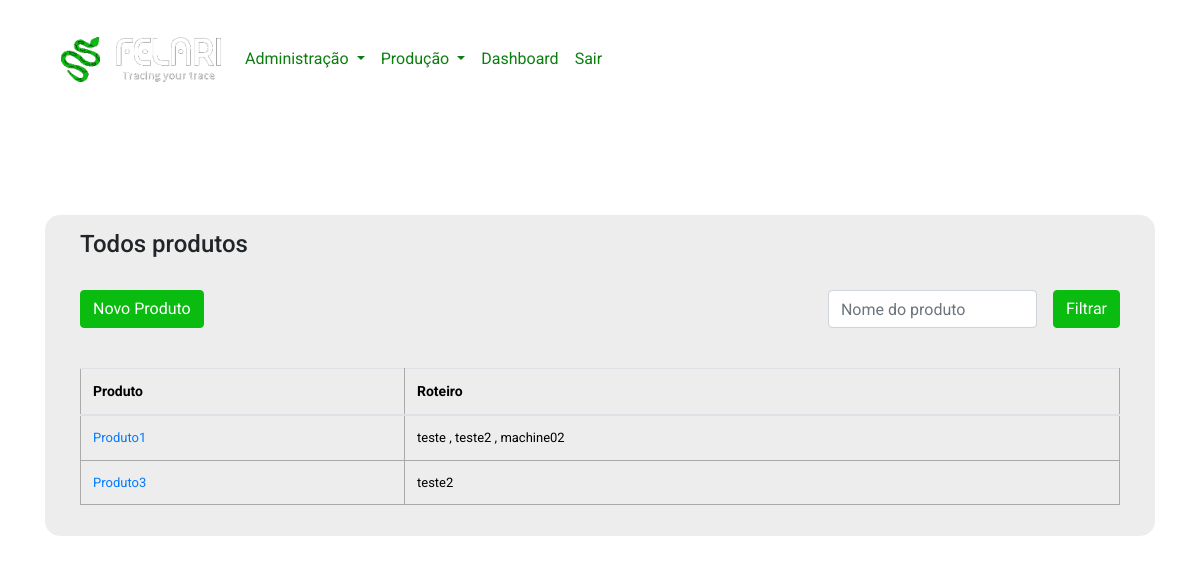
The page /products (signed in) on the database its author committed.
### app.py (models this page shows)
class Product(db.Model):
    id = db.Column(db.Integer, primary_key=True)
    nome = db.Column(db.String(100), nullable=False)
    ultima_producao = db.Column(db.DateTime)
    access_points = db.relationship('AccessPoint', secondary=products_access_points, backref=db.backref('products', lazy='dynamic'))

class AccessPoint(db.Model):
    id = db.Column(db.Integer, primary_key=True)
    name = db.Column(db.String(100), unique=True, nullable=False)

### app.py (the view)
@app.route('/products', methods=['GET', 'POST'])
@login_required
def products():
    form = TaskForm()
    produtos = Product.query.all()
    access_points = AccessPoint.query.all()
    if request.method == 'POST':
        produto_nome = request.form['nome']
        produtos = Product.query.filter(Product.nome.ilike(f"%{produto_nome}%")).all()
    return render_template('products.html', produtos=produtos, access_points=access_points, form=form)

### app.py
class TaskForm(FlaskForm):
    content = StringField(validators=[DataRequired(), Length(min=5, max=200)])
    submit = SubmitField('Atualizar')

### app.py (called while the page is built)
@login_manager.user_loader
def load_user(user_id):
    return User.query.get(int(user_id))

### templates/products.html (shortened to what this page needs)
{% extends 'base.html' %}
{% block head %}
<link rel="stylesheet" href="{{ url_for('static', filename='css/styles.css') }}">
{% endblock %}
{% block body %}
<div class="produtos py-5">
    <div class="container">
        <div class="row">
            <div class="col-12">
                <div class="produtos-container">
                    <div class="row">
                        <div class="col-12">
                            <h4>Todos produtos</h4>
                        </div>
                        <div class="col-12 py-4">
                            <div class="d-flex align-items-center justify-content-between w-100 h-100">
                                <button type="button" class="btn btn-primary" data-toggle="modal" data-target="#modalNovoProduto">Novo Produto</button>
                                <div class="d-flex align-items-center justify-content-center">
                                    <form method="POST" class="d-flex align-items-center justify-content-center">
                                        <input class="form-control" type="text" placeholder="Nome do produto" name="nome">
                                        <button type="submit" class="ml-3 btn btn-primary">Filtrar</button>
                                    </form>
                                </div>
                            </div>
                        </div>
                        <div class="col-12 mt-3">
                            <div class="table-responsive">
                                <table class="table">
                                    <thead>
                                        <tr>
                                            <th>Produto</th>
                                            <th>Roteiro</th>
                                        </tr>
                                    </thead>
                                    <tbody>
                                        {% for produto in produtos %}
                                        <tr>
                                            <td><a href="{{ url_for('product', id=produto.id) }}">{{ produto.nome }}</a></td>
                                            <td>
                                                {% if produto.access_points %}
                                                    {% for access_point in produto.access_points %}
                                                        {{ access_point.name }}
                                                        {% if not loop.last %}, {% endif %}
                                                    {% endfor %}
                                                {% else %}
                                                    Nenhum roteiro associado
                                                {% endif %}
                                            </td>
                                        </tr>
                                        {% endfor %}
                                    </tbody>
                                </table>
                            </div>
                        </div>
                    </div>
                </div>
            </div>
        </div>
    </div>
</div>
{% endblock %}

### static/css/main.css (style rules this page uses)
:root { --verde: #0abb10; --verde-escuro: #0b7e0f; }
.btn-primary { background-color: var(--verde)!important; border-color: var(--verde)!important; }
body { margin: 0; font-family: "Roboto", sans-serif!important; background-color: transparent!important; background-image: url('../img/common/background.jpg'); background-size: cover; background-position: center; }
table, td, th { border: 1px solid #aaa; }
table { border-collapse: collapse; width: 100%; }
th { height: 30px; padding: 5px; }
td { text-align: center; padding: 5px; }
.produtos-container { padding: 15px 35px; background-color: #ededed; border-radius: 15px; }
.produtos-container table { font-size: 13px; color: black; text-align: left; border: none; }
.produtos-container table th { font-size: 14px; font-weight: 700; }
.produtos-container table td { text-align: left; }

### static/css/styles.css (style rules this page uses)
form { text-align: center; }

### rows shown on the page
Product: nome "Produto1"
AccessPoint: name "teste"
AccessPoint: name "teste2"
AccessPoint: name "machine02"
Product: nome "Produto3"
